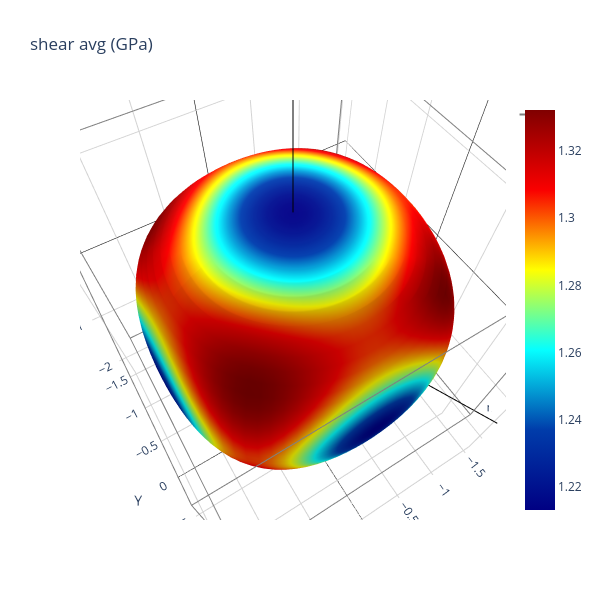

Write notebook code for a chart like this one.
### Markdown cell above
If the ``%matplotlib widget`` is not available, or you are simply tired of matplotlib, plotly is used to generate interactive 3D plots. But this option is only available for 3D plots.

Sphere radius is scaled by elastic properties. Vectors are added to indicate the maximum and minimum directions of averaged shear modulus. Note that for plotly, the same `figsize` input in inch is used. A resolution of 300 ppi is assumed (i.e., in the following example, figure size in pixel is 600\*600)

### Code cell
fig = t3d.plot_3D('shear avg', scale_radius=True, u='bothends', utext=['max', 'min'],
                  plot_lattice=True, figsize=[2, 2], plot_lib='plotly')
fig.show()

### Figure 1 — Plotly figure (JSON) as saved in the notebook; plotly's stock layout.template omitted (floating-point values rounded to 4 significant figures; data arrays with more than 128 entries replaced by an {"elided": "..."} marker saying what was removed)
{"data": [{"cmax": 1.332, "cmin": 1.213, "colorscale": [[0, "rgb(0,0,131)"], [0.2, "rgb(0,60,170)"], [0.4, "rgb(5,255,255)"], [0.6, "rgb(255,255,0)"], [0.8, "rgb(250,0,0)"], [1, "rgb(128,0,0)"]], "surfacecolor": {"elided": "91x46 float values"}, "type": "surface", "x": {"elided": "91x46 float values"}, "y": {"elided": "91x46 float values"}, "z": {"elided": "91x46 float values"}}, {"line": {"color": "black", "width": 2}, "mode": "lines+text", "showlegend": false, "text": ["", "max"], "textposition": "top center", "type": "scatter3d", "x": [0, 0], "y": [0, 0], "z": [0, 2.426]}, {"line": {"color": "black", "width": 2}, "mode": "lines+text", "showlegend": false, "text": ["", "min"], "textposition": "top center", "type": "scatter3d", "x": [0, -1.589], "y": [0, 1.535], "z": [0, -1.49]}, {"line": {"color": "grey", "width": 2}, "mode": "lines", "name": "", "type": "scatter3d", "x": [-1.332, 1.332, 1.332, -1.332, -1.332, -1.332, 1.332, 1.332, -1.332, -1.332, 1.332, 1.332, 1.332, 1.332, -1.332, -1.332], "y": [-1.332, -1.332, 1.332, 1.332, -1.332, -1.332, -1.332, 1.332, 1.332, -1.332, -1.332, -1.332, 1.332, 1.332, 1.332, 1.332], "z": [-1.332, -1.332, -1.332, -1.332, -1.332, 1.332, 1.332, 1.332, 1.332, 1.332, 1.332, -1.332, -1.332, 1.332, 1.332, -1.332]}], "layout": {"height": 600, "scene": {"aspectmode": "manual", "aspectratio": {"x": 1.589, "y": 1.535, "z": 2.426}, "camera": {"center": {"x": 0, "y": 0, "z": 0}, "eye": {"x": 0.5882, "y": 0.969, "z": 1.845}, "projection": {"type": "perspective"}, "up": {"x": 0, "y": 0, "z": 1}}, "xaxis": {"backgroundcolor": "white", "gridcolor": "lightgrey", "range": [-1.589, 1.589], "showbackground": true, "title": {"text": "X"}, "type": "linear", "zerolinecolor": "black"}, "yaxis": {"backgroundcolor": "white", "gridcolor": "lightgrey", "range": [-1.535, 1.535], "showbackground": true, "title": {"text": "Y"}, "type": "linear", "zerolinecolor": "black"}, "zaxis": {"backgroundcolor": "white", "gridcolor": "lightgrey", "range": [-2.426, 2.426], "showbackground": true, "title": {"text": "Z"}, "type": "linear", "zerolinecolor": "black"}}, "title": {"text": "shear avg (GPa)"}, "width": 600}}
